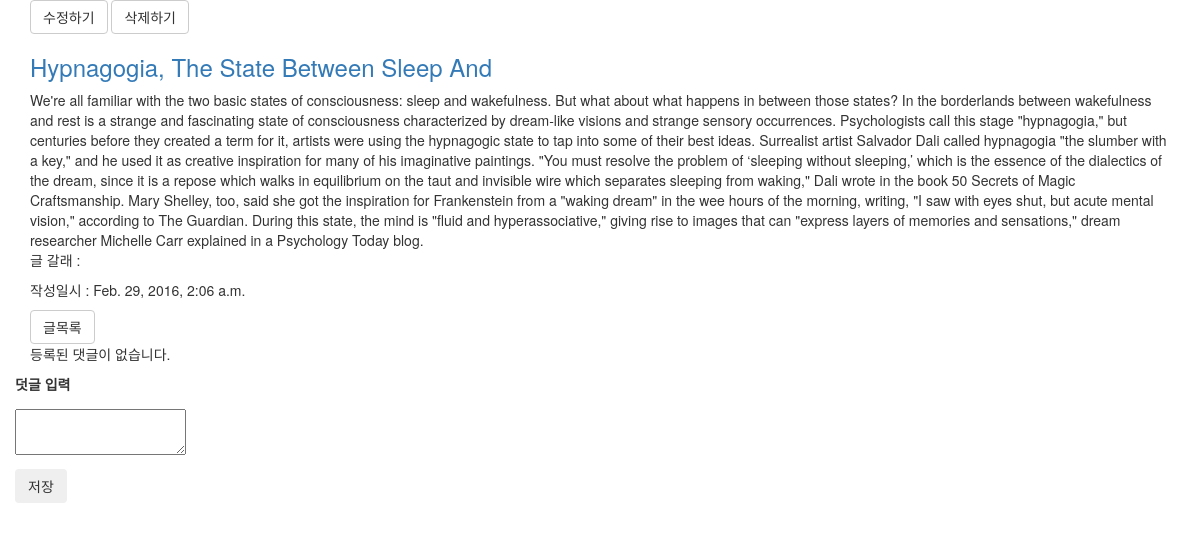
The app's page /post/104/ with its own data.
### blog/models.py (models this page shows, shortened)
class Post(models.Model):
    title = models.CharField(max_length=40)
    content = models.TextField()
    created_at = models.DateTimeField(auto_now_add=True)
    updated_at = models.DateTimeField(auto_now=True)
    tags = models.ManyToManyField('Tag', blank=True)
    categories = models.ForeignKey('Category')

### blog/views.py (the view)
# urls.py: url(r'^post/(?P<pk>[0-9]+)/$', blog_views.view_post, name='view_post'),
def view_post(request, pk):
    the_post = get_object_or_404(Post, pk=pk)
    the_comment = Comment.objects.filter(post=the_post)
    if request.method == 'GET':
        pass
    elif request.method =='POST':
        new_comment = Comment()
        new_comment.content = request.POST.get('content')
        new_comment.post = the_post
        new_comment.save()
    return render(request, 'view_post.html',{
        'post' : the_post,
        'comments' : the_comment,
    })

### blog/templates/view_post.html (shortened to what this page needs)
<!DOCTYPE html>
{% extends 'blog_layout.html' %}
{% load bootstrap3 %}
{% block content %}
    <a class="btn btn-default" href="{% url 'edit_post' pk=post.pk %}">수정하기</a>
    <a class="btn btn-default" href="{% url 'delete_post' pk=post.pk %}">삭제하기</a>
    <div class="post_container">
        <h3><a href="/post/{{ post.pk }}/">{{ post.title }}</a></h3>
        <div class="post_content">
                {{ post.content }}
        </div>
        <div>
            <p>글 갈래 : {{ post.category.name }}</p>
            <p>작성일시 : {{ post.created_at }}</p>
        </div>
    <a class="btn btn-default" href="/">글목록</a>
    {% for comment in comments %}
        <div class = "comment">
            <div class="date">{{ comment.created_at }}</div>
            <span>{{ comment.content|linebreaks }}</span>
        </div>
        <a class="btn btn-default" href="{% url 'delete_comment' pk=comment.pk %}">삭제</a>
    {% empty %}
        <p>등록된 댓글이 없습니다.</p>
    {% endfor %}
    </div>
    <form method="POST" action="" class="form-horizontal">
    <div class="form-group form-group-sm">
        <p>
            <label>덧글 입력</label>
        </p>
        <p>
            <textarea name="content"></textarea>
        </p>
        <p>
            {% bootstrap_button "저장" button_type="submit" button_class="btn_primary" %}
        </p>
    </div>
    </form>
{%  endblock %}

### records on screen
Post: title "Hypnagogia, The State Between Sleep And", content "We're all familiar with the two basic states of consciousness: sleep and wakefulness. But what about what happens in between those states? In the borderlands between wakefulness and rest is a strange and fascinating state of consciousness characterized by dream-like visions and strange sensory occurrences. Psychologists call this stage \"hypnagogia,\" but centuries before they created a term for it, artists were using the hypnagogic state to tap into some of their best ideas. Surrealist artist Salvador Dali called hypnagogia \"the slumber with a key,\" and he used it as creative inspiration for many of his imaginative paintings. \"You must resolve the problem of ‘sleeping without sleeping,’…", created_at "Feb. 29, 2016, 2:06 a.m."
